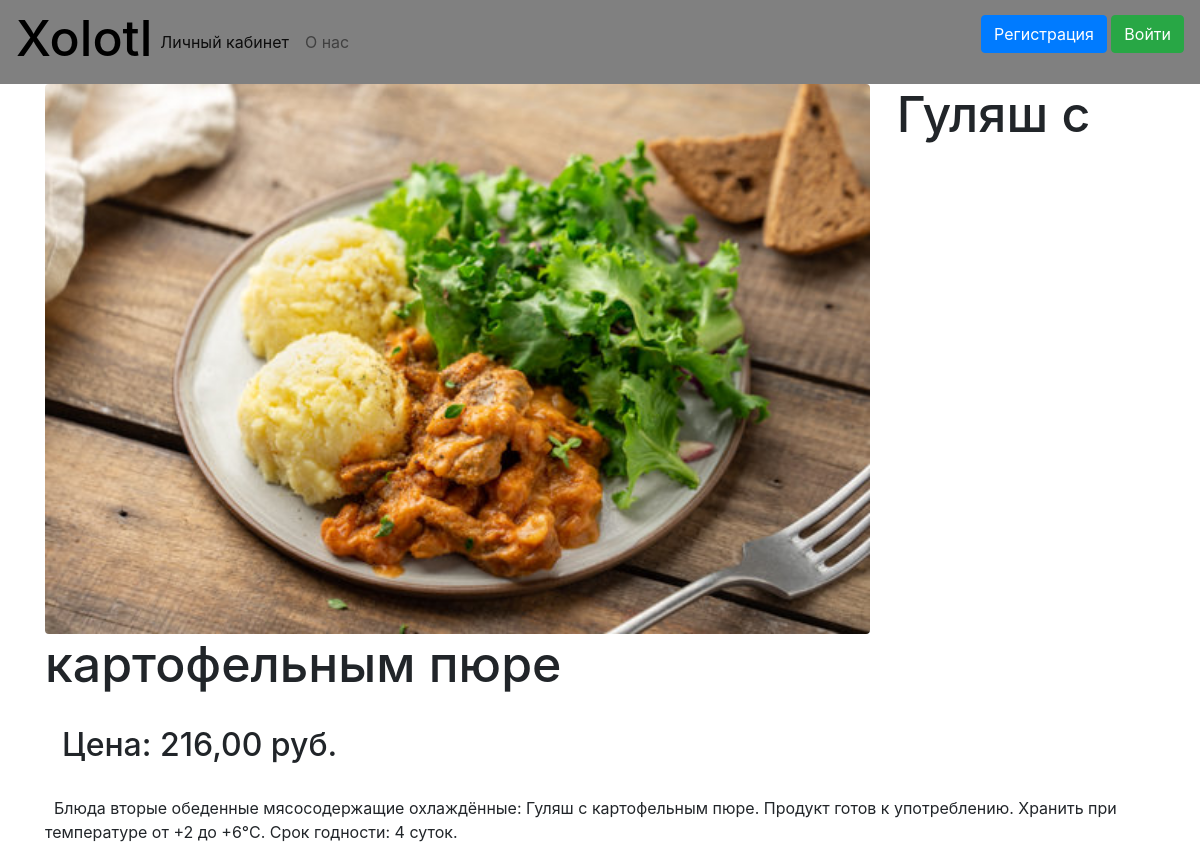
/tovar/3, run on the app's committed database.
### data/products.py (models this page shows)
class Products(SqlAlchemyBase):
    __tablename__ = 'products'
    id = sqlalchemy.Column(sqlalchemy.Integer,
                           primary_key=True, autoincrement=True)
    title = sqlalchemy.Column(sqlalchemy.String, nullable=True)
    content = sqlalchemy.Column(sqlalchemy.String, nullable=True)
    created_date = sqlalchemy.Column(sqlalchemy.DateTime,
                                     default=datetime.datetime.now)
    picture = sqlalchemy.Column(sqlalchemy.String, nullable=True)
    price = sqlalchemy.Column(sqlalchemy.String, nullable=True)
    user_id = sqlalchemy.Column(sqlalchemy.Integer,
                                sqlalchemy.ForeignKey("users.id"))
    korz_id = sqlalchemy.Column(sqlalchemy.Integer, default=-1)
    user = orm.relation('User')

### main.py (the view)
@app.route('/tovar/<int:id>', methods=['GET', 'POST'])
def tovar(id):
    db_sess = db_session.create_session()
    prods = db_sess.query(Products).filter(Products.id == id).first()
    return render_template('tovar.html', prod=prods, title=prods.title)

### data/db_session.py (called while the page is built)
def create_session() -> Session:
    global __factory
    return __factory()

### templates/tovar.html (shortened to what this page needs)
{% extends "base.html" %}
{% block content %}
<img src="/static/img/{{prod.picture}}" class="rounded float-left" alt="..." height="550px">
<h1>  {{prod.title}}</h1>
<br>
<h2>  Цена: {{prod.price}} руб.</h2>
<br>
<a>  {{prod.content}}</a>
<br>
<br>
{% endblock %}

### templates/tovar.html (style rules this page uses)
h1 { font-size: 50px }

### data on the page
Products: picture (picture), title "Гуляш с картофельным пюре", price "216,00", content "Блюда вторые обеденные мясосодержащие охлаждённые: Гуляш с картофельным пюре. Продукт готов к употреблению. Хранить при температуре от +2 до +6°С. Срок годности: 4 суток."
